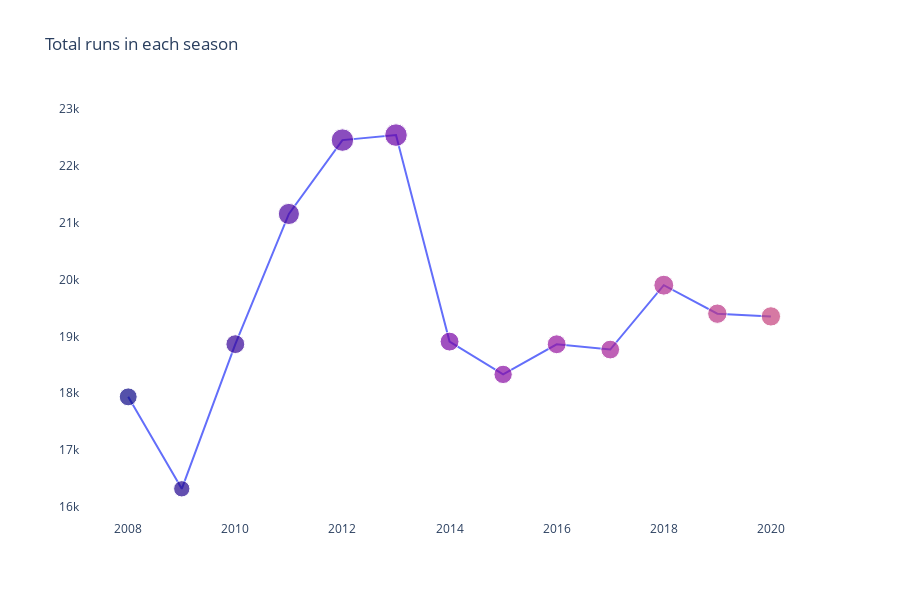

Notebook cell for this chart:
### Code cell
colr=np.arange(0,season_run.values.size)
fig=go.Figure(data=[go.Scatter(x=season_run['season'],y=season_run['total_runs'],mode='markers+lines', marker=dict(size=season_run['total_runs'] / 1000 ,
                color=colr))],layout=go.Layout(title='Total runs in each season'))                                       
fig.update_traces(hoverinfo='x+y', textfont_size=10)               
fig.update_layout(height=600,autosize=True ,plot_bgcolor='rgb(275, 275, 275)')

### Figure 1 — Plotly figure (JSON) as saved in the notebook; plotly's stock layout.template omitted (floating-point values rounded to 4 significant figures)
{"data": [{"hoverinfo": "x+y", "marker": {"color": [0, 1, 2, 3, 4, 5, 6, 7, 8, 9, 10, 11, 12, 13, 14, 15, 16, 17, 18, 19, 20, 21, 22, 23, 24, 25], "size": [17.94, 16.32, 18.86, 21.15, 22.45, 22.54, 18.91, 18.33, 18.86, 18.77, 19.9, 19.4, 19.35]}, "mode": "markers+lines", "textfont": {"size": 10}, "type": "scatter", "x": [2008, 2009, 2010, 2011, 2012, 2013, 2014, 2015, 2016, 2017, 2018, 2019, 2020], "y": [17937, 16320, 18864, 21154, 22453, 22541, 18909, 18332, 18862, 18769, 19901, 19400, 19352]}], "layout": {"autosize": true, "height": 600, "plot_bgcolor": "rgb(275, 275, 275)", "title": {"text": "Total runs in each season"}}}
